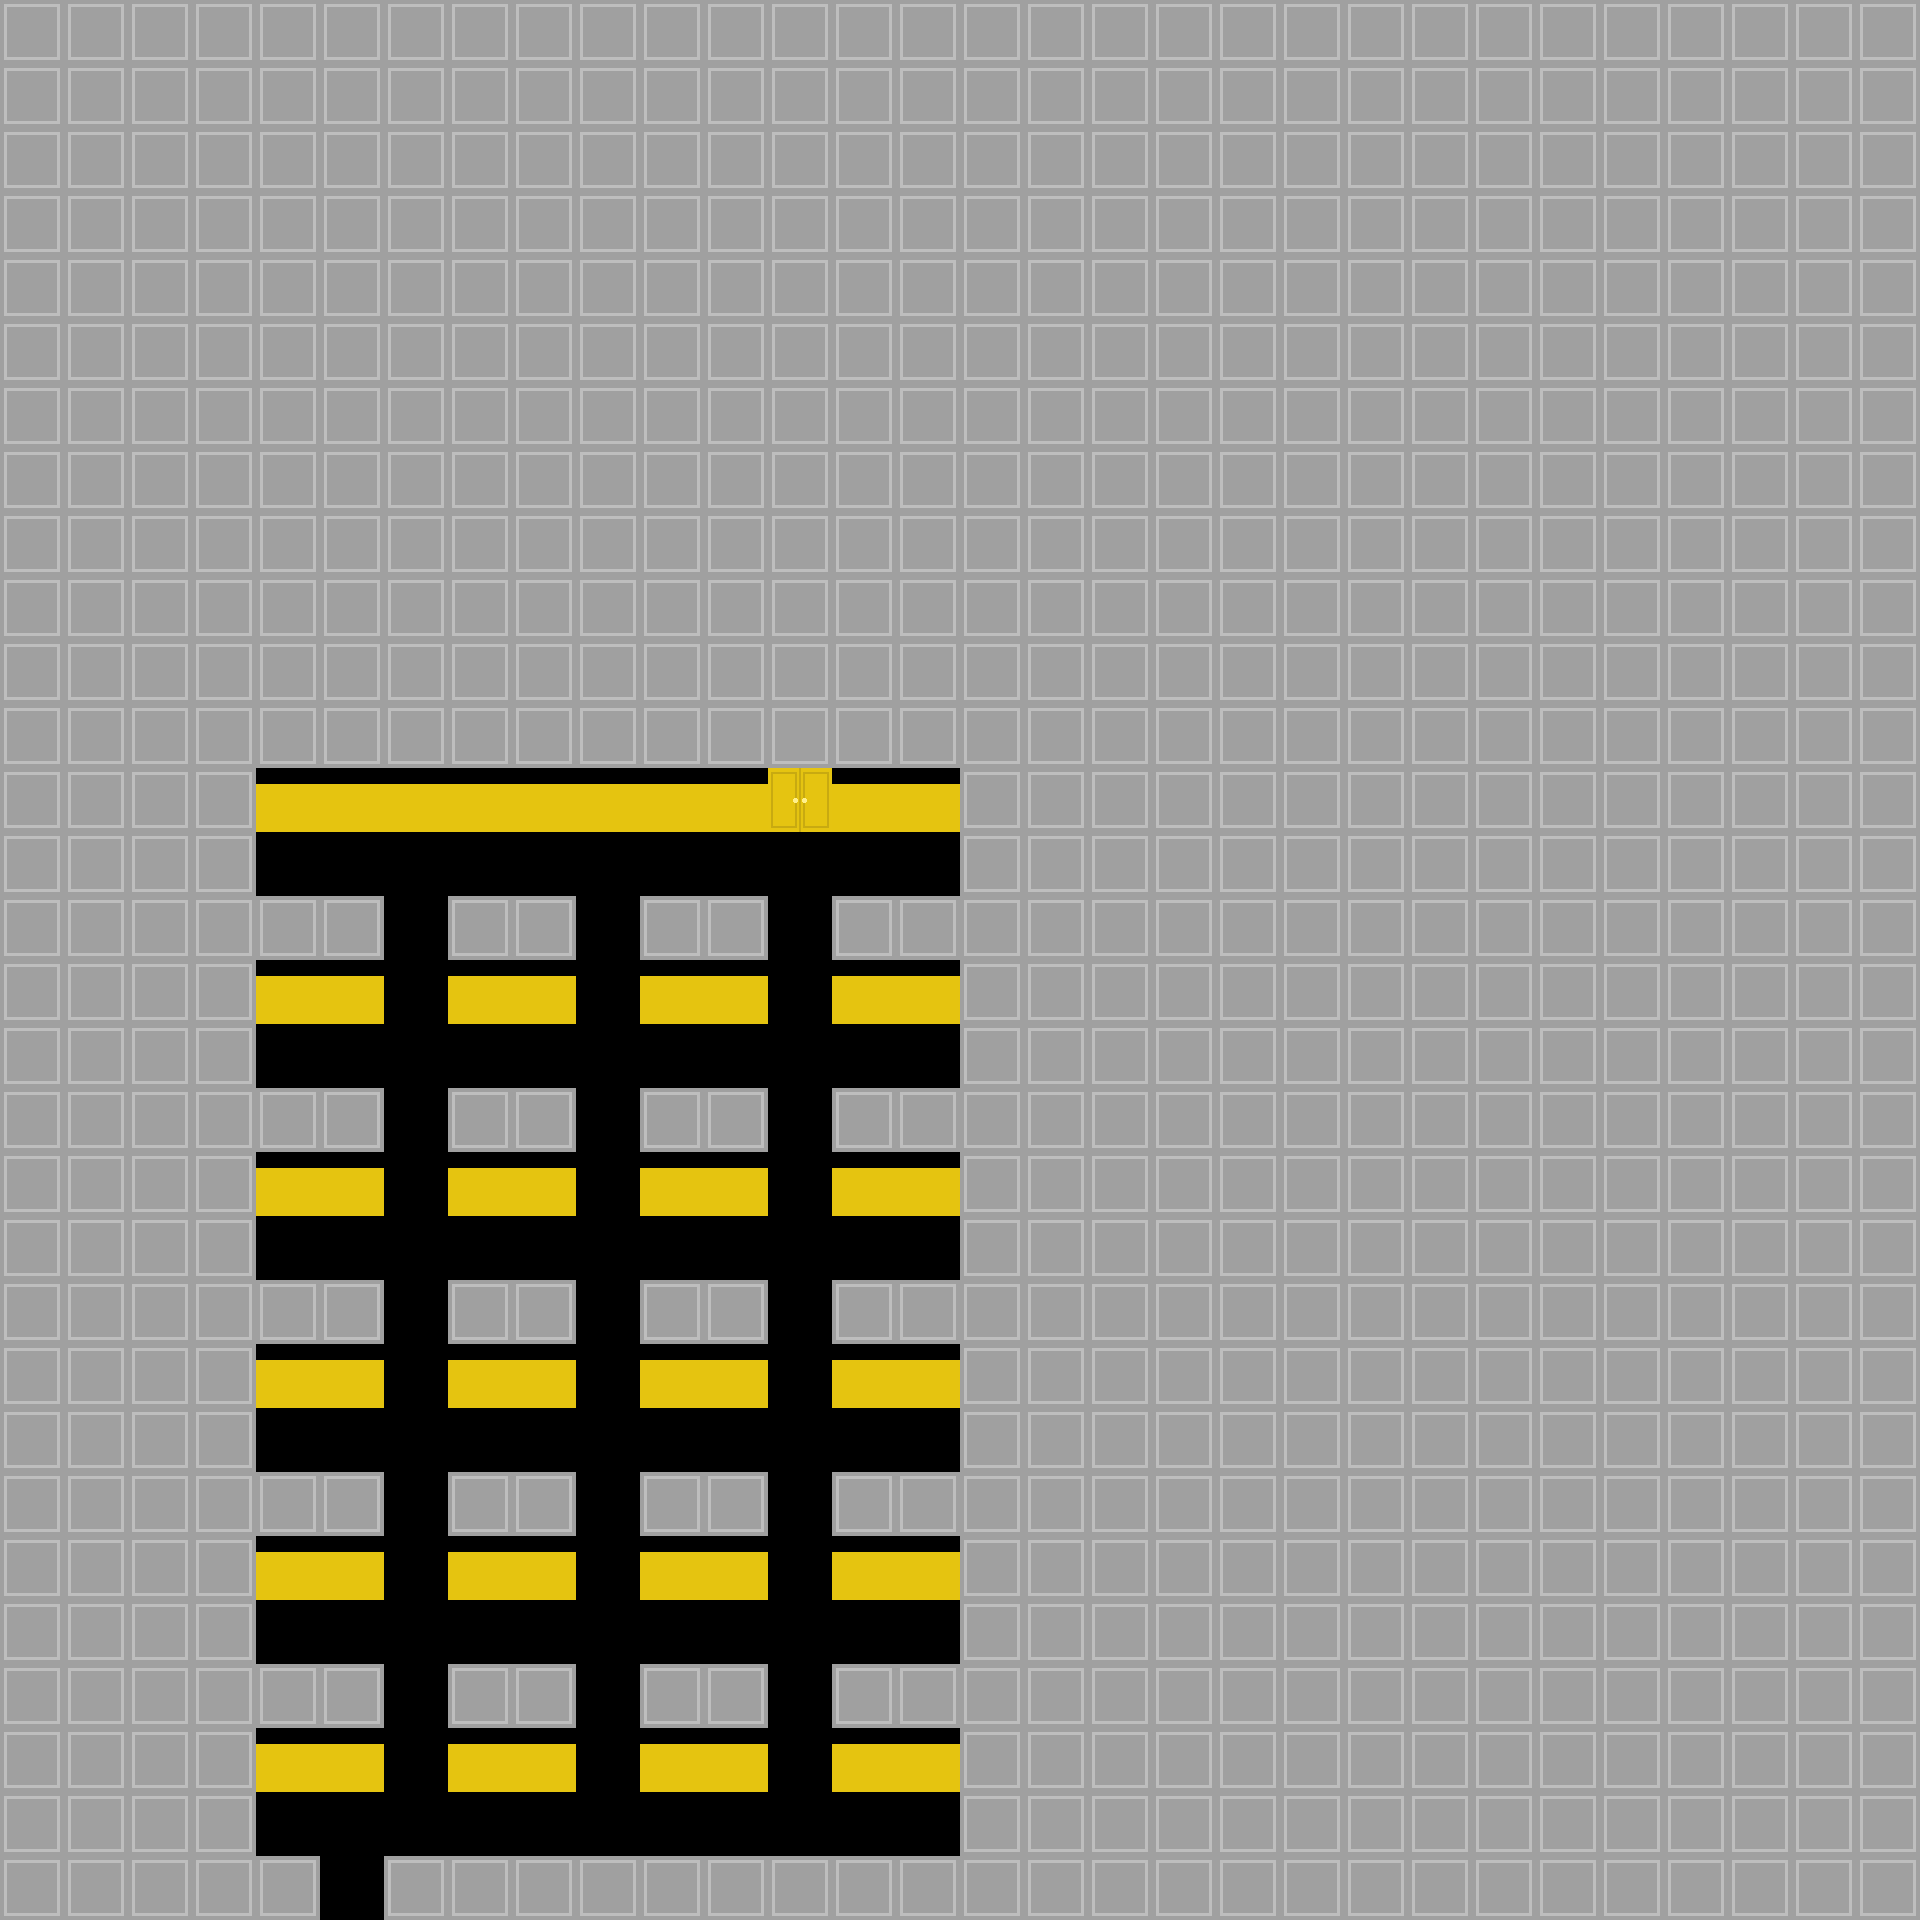

The image is a tile-based game level rendered from a .tmx file. Its description and source (layers, tilesets, objects; grid data summarised) follow:
An orthogonal 30x30 tile map with 64x64 px tiles, 1 tile layer (MAP).

<map version="1.2" tiledversion="1.2.5" orientation="orthogonal" renderorder="right-down" width="30" height="30" tilewidth="64" tileheight="64" infinite="0" nextlayerid="2" nextobjectid="1">
 <tileset firstgid="1" source="tileset_basic.tsx" />
 <layer id="1" name="MAP" width="30" height="30">
  <data>[900 cells, 900 non-empty, 4 distinct tile ids]</data>
 </layer>
</map>
